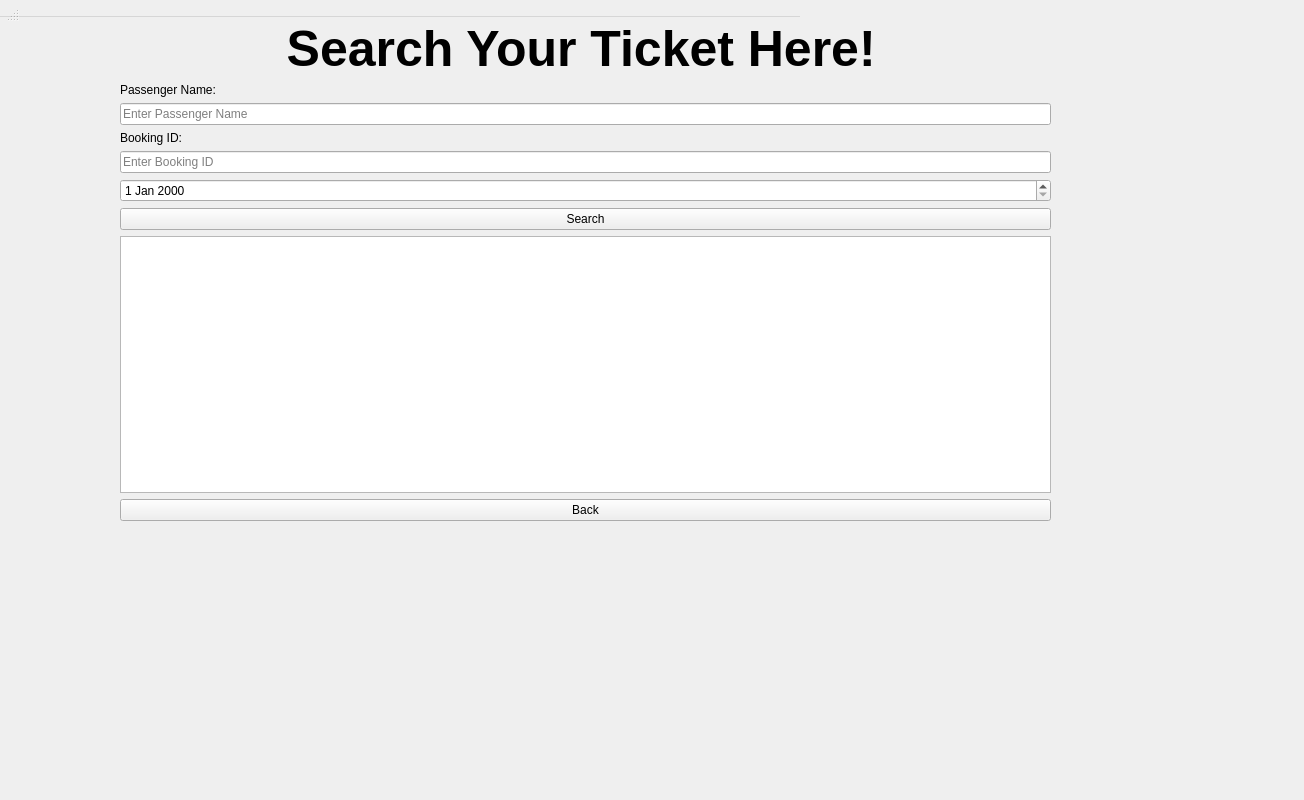
<?xml version="1.0" encoding="UTF-8"?>
<ui version="4.0">
 <class>SearchTicketWindow</class>
 <widget class="QWidget" name="SearchTicketWindow">
  <property name="geometry">
   <rect>
    <x>0</x>
    <y>0</y>
    <width>1304</width>
    <height>800</height>
   </rect>
  </property>
  <property name="windowTitle">
   <string>Search Tickets</string>
  </property>
  <widget class="QWidget" name="centralwidget" native="true">
   <property name="geometry">
    <rect>
     <x>0</x>
     <y>20</y>
     <width>1301</width>
     <height>761</height>
    </rect>
   </property>
   <property name="styleSheet">
    <string notr="true"/>
   </property>
   <widget class="QWidget" name="verticalLayoutWidget">
    <property name="geometry">
     <rect>
      <x>120</x>
      <y>0</y>
      <width>931</width>
      <height>501</height>
     </rect>
    </property>
    <layout class="QVBoxLayout" name="verticalLayout">
     <item>
      <widget class="QLabel" name="label">
       <property name="styleSheet">
        <string notr="true">font-size: 50px;
color:black;
font-weight:bold;</string>
       </property>
       <property name="text">
        <string>            Search Your Ticket Here!</string>
       </property>
      </widget>
     </item>
     <item>
      <widget class="QLabel" name="label_passengerName">
       <property name="styleSheet">
        <string notr="true">color:black;</string>
       </property>
       <property name="text">
        <string>Passenger Name:</string>
       </property>
      </widget>
     </item>
     <item>
      <widget class="QLineEdit" name="passengerNameSearchLineEdit">
       <property name="styleSheet">
        <string notr="true">color:black;</string>
       </property>
       <property name="placeholderText">
        <string>Enter Passenger Name</string>
       </property>
      </widget>
     </item>
     <item>
      <widget class="QLabel" name="label_bookingId">
       <property name="text">
        <string>Booking ID:</string>
       </property>
      </widget>
     </item>
     <item>
      <widget class="QLineEdit" name="bookingIdSearchLineEdit">
       <property name="placeholderText">
        <string>Enter Booking ID</string>
       </property>
      </widget>
     </item>
     <item>
      <widget class="QDateEdit" name="bookingDateSearchDateEdit"/>
     </item>
     <item>
      <widget class="QPushButton" name="searchButton">
       <property name="text">
        <string>Search</string>
       </property>
      </widget>
     </item>
     <item>
      <widget class="QTableWidget" name="ticketsTableWidget">
       <property name="styleSheet">
        <string notr="true"/>
       </property>
      </widget>
     </item>
     <item>
      <widget class="QPushButton" name="backButton">
       <property name="text">
        <string>Back</string>
       </property>
      </widget>
     </item>
    </layout>
   </widget>
  </widget>
  <widget class="QMenuBar" name="menubar">
   <property name="geometry">
    <rect>
     <x>0</x>
     <y>0</y>
     <width>800</width>
     <height>17</height>
    </rect>
   </property>
  </widget>
  <widget class="QStatusBar" name="statusbar">
   <property name="geometry">
    <rect>
     <x>0</x>
     <y>0</y>
     <width>20</width>
     <height>22</height>
    </rect>
   </property>
  </widget>
 </widget>
 <resources/>
 <connections/>
</ui>
